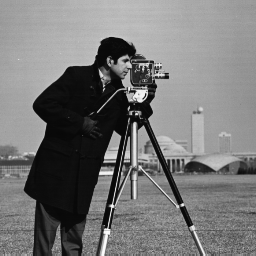
#> input picture photos/cameraman.tif, 256 x 256 px, given in place of resim.png, which was not available
$ python cut.py
#> lines starting #> are read from the running program, lines starting #| are printed output that depends on the picture
import cv2
import numpy as np
def toGray(img):
    height, width, channels = img.shape
    n_img=np.zeros((height,width),np.uint8)

    for i in range(height):
        for j in range(width):
            n_img[i,j]=img[i,j,0]*0.299 + img[i,j,1]*0.587 + img[i,j,2]*0.114
    return n_img
def cut(img,x,y):
    n_img=np.zeros((90,90),np.uint8)
    for i in range(90):
        for j in range(90):
            n_img[i,j]=img[x+i,y+j]
    return n_img

x=int(input('SATIR: '))
#> the answer given: 3
y=int(input('SUTUN: '))
#> the answer given: 3

img = cv2.imread("E://resim.png")
#> img is the input picture: shape (256, 256, 3); min 7, max 253, mean 118.7
cv2.imshow("img",img)
cv2.imshow("img",toGray(img))
cv2.imshow("n_img_binary", cut(toGray(img),x,y))
#> in cut, `n_img=np.zeros((90,90),np.uint8)`: n_img: shape (90, 90); every value is 0
#> after the loop in cut, `for i in range(90):`:
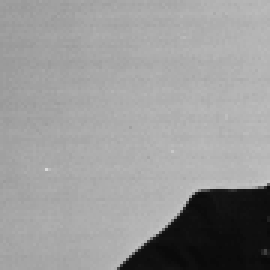
#> n_img: shape (90, 90) (shown 3 times larger); min 9, max 218, mean 152.5
cv2.waitKey(0)

$ run again, on photos/rice.jpg
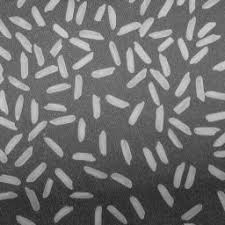
#> input picture photos/rice.jpg, 225 x 225 px, given in place of resim.png, which was not available
#> img is the input picture: shape (225, 225, 3); min 32, max 219, mean 111.3
#> after the loop in cut, `for i in range(90):`:
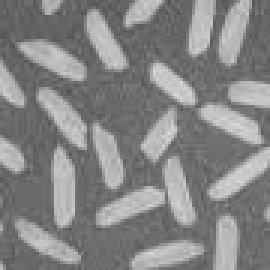
#> n_img: shape (90, 90) (shown 3 times larger); min 80, max 219, mean 132.8
